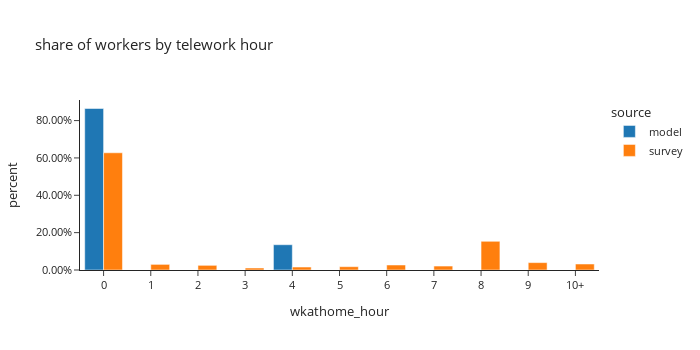

Notebook cell for this chart:
### Markdown cell above
### worker counts by telework hours

### Code cell
# population in each telework hour
df_hour_count = workers.groupby(['source','wkathome_int', 'wkathome_hour'])['pdexpfac'].sum().reset_index()
df_hour_count['percent'] = df_hour_count.groupby(['source'], group_keys=False)['pdexpfac']. \
    apply(lambda x:  x / float(x.sum()))

fig = px.bar(df_hour_count.sort_values(by=['source','wkathome_int']), x="wkathome_hour", y="percent", color="source",
             barmode="group",template="simple_white",
             title= "share of workers by telework hour")
fig.update_layout(height=350, width=700, font=dict(size=11),
                  xaxis = dict(dtick = 1),
                  yaxis_tickformat = '.2%')
fig.update_xaxes(categoryorder='array', categoryarray= ['0','1', '2', '3', '4', '5', '6', '7', '8', '9', '10+'])
fig.show()

### Figure 1 — Plotly figure (JSON) as saved in the notebook; plotly's stock layout.template omitted (floating-point values rounded to 4 significant figures)
{"data": [{"alignmentgroup": "True", "hovertemplate": "source=model<br>wkathome_hour=%{x}<br>percent=%{y}<extra></extra>", "legendgroup": "model", "marker": {"color": "#1F77B4", "pattern": {"shape": ""}}, "name": "model", "offsetgroup": "model", "orientation": "v", "showlegend": true, "textposition": "auto", "type": "bar", "x": ["0", "4"], "xaxis": "x", "y": [0.8647, 0.1353], "yaxis": "y"}, {"alignmentgroup": "True", "hovertemplate": "source=survey<br>wkathome_hour=%{x}<br>percent=%{y}<extra></extra>", "legendgroup": "survey", "marker": {"color": "#FF7F0E", "pattern": {"shape": ""}}, "name": "survey", "offsetgroup": "survey", "orientation": "v", "showlegend": true, "textposition": "auto", "type": "bar", "x": ["0", "1", "2", "3", "4", "5", "6", "7", "8", "9", "10+"], "xaxis": "x", "y": [0.6276, 0.03007, 0.02494, 0.01062, 0.01588, 0.01779, 0.02672, 0.02112, 0.1537, 0.03957, 0.03201], "yaxis": "y"}], "layout": {"barmode": "group", "font": {"size": 11}, "height": 350, "legend": {"title": {"text": "source"}, "tracegroupgap": 0}, "title": {"text": "share of workers by telework hour"}, "width": 700, "xaxis": {"anchor": "y", "categoryarray": ["0", "1", "2", "3", "4", "5", "6", "7", "8", "9", "10+"], "categoryorder": "array", "domain": [0.0, 1.0], "dtick": 1, "title": {"text": "wkathome_hour"}}, "yaxis": {"anchor": "x", "domain": [0.0, 1.0], "tickformat": ".2%", "title": {"text": "percent"}}}}
